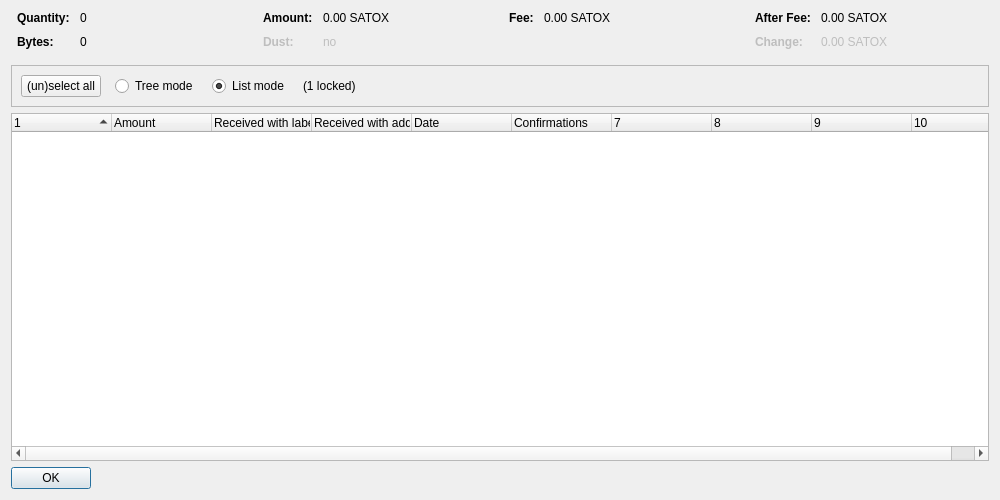
<?xml version="1.0" encoding="UTF-8"?>
<ui version="4.0">
 <class>CoinControlDialog</class>
 <widget class="QDialog" name="CoinControlDialog">
  <property name="geometry">
   <rect>
    <x>0</x>
    <y>0</y>
    <width>1000</width>
    <height>500</height>
   </rect>
  </property>
  <property name="windowTitle">
   <string>Coin Selection</string>
  </property>
  <layout class="QVBoxLayout" name="verticalLayout">
   <item>
    <layout class="QHBoxLayout" name="horizontalLayoutTop" stretch="0,0,0,0">
     <property name="topMargin">
      <number>0</number>
     </property>
     <property name="bottomMargin">
      <number>10</number>
     </property>
     <item>
      <layout class="QFormLayout" name="formLayoutCoinControl1">
       <property name="horizontalSpacing">
        <number>10</number>
       </property>
       <property name="verticalSpacing">
        <number>10</number>
       </property>
       <property name="leftMargin">
        <number>6</number>
       </property>
       <property name="rightMargin">
        <number>6</number>
       </property>
       <item row="0" column="0">
        <widget class="QLabel" name="labelCoinControlQuantityText">
         <property name="font">
          <font>
           <weight>75</weight>
           <bold>true</bold>
          </font>
         </property>
         <property name="text">
          <string>Quantity:</string>
         </property>
        </widget>
       </item>
       <item row="0" column="1">
        <widget class="QLabel" name="labelCoinControlQuantity">
         <property name="cursor">
          <cursorShape>IBeamCursor</cursorShape>
         </property>
         <property name="contextMenuPolicy">
          <enum>Qt::ActionsContextMenu</enum>
         </property>
         <property name="text">
          <string notr="true">0</string>
         </property>
         <property name="textInteractionFlags">
          <set>Qt::LinksAccessibleByMouse|Qt::TextSelectableByKeyboard|Qt::TextSelectableByMouse</set>
         </property>
        </widget>
       </item>
       <item row="1" column="0">
        <widget class="QLabel" name="labelCoinControlBytesText">
         <property name="font">
          <font>
           <weight>75</weight>
           <bold>true</bold>
          </font>
         </property>
         <property name="text">
          <string>Bytes:</string>
         </property>
        </widget>
       </item>
       <item row="1" column="1">
        <widget class="QLabel" name="labelCoinControlBytes">
         <property name="cursor">
          <cursorShape>IBeamCursor</cursorShape>
         </property>
         <property name="contextMenuPolicy">
          <enum>Qt::ActionsContextMenu</enum>
         </property>
         <property name="text">
          <string notr="true">0</string>
         </property>
         <property name="textInteractionFlags">
          <set>Qt::LinksAccessibleByMouse|Qt::TextSelectableByKeyboard|Qt::TextSelectableByMouse</set>
         </property>
        </widget>
       </item>
      </layout>
     </item>
     <item>
      <layout class="QFormLayout" name="formLayoutCoinControl2">
       <property name="horizontalSpacing">
        <number>10</number>
       </property>
       <property name="verticalSpacing">
        <number>10</number>
       </property>
       <property name="leftMargin">
        <number>6</number>
       </property>
       <property name="rightMargin">
        <number>6</number>
       </property>
       <item row="0" column="0">
        <widget class="QLabel" name="labelCoinControlAmountText">
         <property name="font">
          <font>
           <weight>75</weight>
           <bold>true</bold>
          </font>
         </property>
         <property name="text">
          <string>Amount:</string>
         </property>
        </widget>
       </item>
       <item row="0" column="1">
        <widget class="QLabel" name="labelCoinControlAmount">
         <property name="cursor">
          <cursorShape>IBeamCursor</cursorShape>
         </property>
         <property name="contextMenuPolicy">
          <enum>Qt::ActionsContextMenu</enum>
         </property>
         <property name="text">
          <string notr="true">0.00 SATOX</string>
         </property>
         <property name="textInteractionFlags">
          <set>Qt::LinksAccessibleByMouse|Qt::TextSelectableByKeyboard|Qt::TextSelectableByMouse</set>
         </property>
        </widget>
       </item>
       <item row="1" column="0">
        <widget class="QLabel" name="labelCoinControlLowOutputText">
         <property name="enabled">
          <bool>false</bool>
         </property>
         <property name="font">
          <font>
           <weight>75</weight>
           <bold>true</bold>
          </font>
         </property>
         <property name="text">
          <string>Dust:</string>
         </property>
        </widget>
       </item>
       <item row="1" column="1">
        <widget class="QLabel" name="labelCoinControlLowOutput">
         <property name="enabled">
          <bool>false</bool>
         </property>
         <property name="cursor">
          <cursorShape>IBeamCursor</cursorShape>
         </property>
         <property name="contextMenuPolicy">
          <enum>Qt::ActionsContextMenu</enum>
         </property>
         <property name="text">
          <string notr="true">no</string>
         </property>
         <property name="textInteractionFlags">
          <set>Qt::LinksAccessibleByMouse|Qt::TextSelectableByKeyboard|Qt::TextSelectableByMouse</set>
         </property>
        </widget>
       </item>
      </layout>
     </item>
     <item>
      <layout class="QFormLayout" name="formLayoutCoinControl3">
       <property name="horizontalSpacing">
        <number>10</number>
       </property>
       <property name="verticalSpacing">
        <number>10</number>
       </property>
       <property name="leftMargin">
        <number>6</number>
       </property>
       <property name="rightMargin">
        <number>6</number>
       </property>
       <item row="0" column="0">
        <widget class="QLabel" name="labelCoinControlFeeText">
         <property name="font">
          <font>
           <weight>75</weight>
           <bold>true</bold>
          </font>
         </property>
         <property name="text">
          <string>Fee:</string>
         </property>
        </widget>
       </item>
       <item row="0" column="1">
        <widget class="QLabel" name="labelCoinControlFee">
         <property name="cursor">
          <cursorShape>IBeamCursor</cursorShape>
         </property>
         <property name="contextMenuPolicy">
          <enum>Qt::ActionsContextMenu</enum>
         </property>
         <property name="text">
          <string notr="true">0.00 SATOX</string>
         </property>
         <property name="textInteractionFlags">
          <set>Qt::LinksAccessibleByMouse|Qt::TextSelectableByKeyboard|Qt::TextSelectableByMouse</set>
         </property>
        </widget>
       </item>
      </layout>
     </item>
     <item>
      <layout class="QFormLayout" name="formLayoutCoinControl4">
       <property name="horizontalSpacing">
        <number>10</number>
       </property>
       <property name="verticalSpacing">
        <number>10</number>
       </property>
       <property name="leftMargin">
        <number>6</number>
       </property>
       <property name="rightMargin">
        <number>6</number>
       </property>
       <item row="0" column="0">
        <widget class="QLabel" name="labelCoinControlAfterFeeText">
         <property name="font">
          <font>
           <weight>75</weight>
           <bold>true</bold>
          </font>
         </property>
         <property name="text">
          <string>After Fee:</string>
         </property>
        </widget>
       </item>
       <item row="0" column="1">
        <widget class="QLabel" name="labelCoinControlAfterFee">
         <property name="cursor">
          <cursorShape>IBeamCursor</cursorShape>
         </property>
         <property name="contextMenuPolicy">
          <enum>Qt::ActionsContextMenu</enum>
         </property>
         <property name="text">
          <string notr="true">0.00 SATOX</string>
         </property>
         <property name="textInteractionFlags">
          <set>Qt::LinksAccessibleByMouse|Qt::TextSelectableByKeyboard|Qt::TextSelectableByMouse</set>
         </property>
        </widget>
       </item>
       <item row="1" column="0">
        <widget class="QLabel" name="labelCoinControlChangeText">
         <property name="enabled">
          <bool>false</bool>
         </property>
         <property name="font">
          <font>
           <weight>75</weight>
           <bold>true</bold>
          </font>
         </property>
         <property name="text">
          <string>Change:</string>
         </property>
        </widget>
       </item>
       <item row="1" column="1">
        <widget class="QLabel" name="labelCoinControlChange">
         <property name="enabled">
          <bool>false</bool>
         </property>
         <property name="cursor">
          <cursorShape>IBeamCursor</cursorShape>
         </property>
         <property name="contextMenuPolicy">
          <enum>Qt::ActionsContextMenu</enum>
         </property>
         <property name="text">
          <string notr="true">0.00 SATOX</string>
         </property>
         <property name="textInteractionFlags">
          <set>Qt::LinksAccessibleByMouse|Qt::TextSelectableByKeyboard|Qt::TextSelectableByMouse</set>
         </property>
        </widget>
       </item>
      </layout>
     </item>
    </layout>
   </item>
   <item>
    <widget class="QFrame" name="frame">
     <property name="minimumSize">
      <size>
       <width>0</width>
       <height>40</height>
      </size>
     </property>
     <property name="frameShape">
      <enum>QFrame::StyledPanel</enum>
     </property>
     <property name="frameShadow">
      <enum>QFrame::Sunken</enum>
     </property>
     <layout class="QHBoxLayout" name="horizontalLayout">
      <item>
       <layout class="QHBoxLayout" name="horizontalLayoutPanel" stretch="0,0,0,0,0">
        <property name="spacing">
         <number>14</number>
        </property>
        <item>
         <widget class="QPushButton" name="pushButtonSelectAll">
          <property name="sizePolicy">
           <sizepolicy hsizetype="Maximum" vsizetype="Fixed">
            <horstretch>0</horstretch>
            <verstretch>0</verstretch>
           </sizepolicy>
          </property>
          <property name="text">
           <string>(un)select all</string>
          </property>
          <property name="autoDefault">
           <bool>false</bool>
          </property>
         </widget>
        </item>
        <item>
         <widget class="QRadioButton" name="radioTreeMode">
          <property name="sizePolicy">
           <sizepolicy hsizetype="Maximum" vsizetype="Fixed">
            <horstretch>0</horstretch>
            <verstretch>0</verstretch>
           </sizepolicy>
          </property>
          <property name="text">
           <string>Tree mode</string>
          </property>
         </widget>
        </item>
        <item>
         <widget class="QRadioButton" name="radioListMode">
          <property name="sizePolicy">
           <sizepolicy hsizetype="Maximum" vsizetype="Fixed">
            <horstretch>0</horstretch>
            <verstretch>0</verstretch>
           </sizepolicy>
          </property>
          <property name="text">
           <string>List mode</string>
          </property>
          <property name="checked">
           <bool>true</bool>
          </property>
         </widget>
        </item>
        <item>
         <widget class="QLabel" name="labelLocked">
          <property name="text">
           <string notr="true">(1 locked)</string>
          </property>
         </widget>
        </item>
        <item>
         <spacer name="horizontalSpacer">
          <property name="orientation">
           <enum>Qt::Horizontal</enum>
          </property>
          <property name="sizeHint" stdset="0">
           <size>
            <width>40</width>
            <height>20</height>
           </size>
          </property>
         </spacer>
        </item>
       </layout>
      </item>
     </layout>
    </widget>
   </item>
   <item>
    <widget class="CoinControlTreeWidget" name="treeWidget">
     <property name="contextMenuPolicy">
      <enum>Qt::CustomContextMenu</enum>
     </property>
     <property name="sortingEnabled">
      <bool>false</bool>
     </property>
     <property name="columnCount">
      <number>10</number>
     </property>
     <attribute name="headerShowSortIndicator" stdset="0">
      <bool>true</bool>
     </attribute>
     <attribute name="headerStretchLastSection">
      <bool>false</bool>
     </attribute>
     <column>
      <property name="text">
       <string/>
      </property>
     </column>
     <column>
      <property name="text">
       <string>Amount</string>
      </property>
     </column>
     <column>
      <property name="text">
       <string>Received with label</string>
      </property>
     </column>
     <column>
      <property name="text">
       <string>Received with address</string>
      </property>
     </column>
     <column>
      <property name="text">
       <string>Date</string>
      </property>
     </column>
     <column>
      <property name="text">
       <string>Confirmations</string>
      </property>
      <property name="toolTip">
       <string>Confirmed</string>
      </property>
     </column>
     <column>
      <property name="text">
       <string/>
      </property>
     </column>
     <column>
      <property name="text">
       <string/>
      </property>
     </column>
     <column>
      <property name="text">
       <string/>
      </property>
     </column>
     <column>
      <property name="text">
       <string/>
      </property>
     </column>
    </widget>
   </item>
   <item>
    <widget class="QDialogButtonBox" name="buttonBox">
     <property name="sizePolicy">
      <sizepolicy hsizetype="Maximum" vsizetype="Fixed">
       <horstretch>0</horstretch>
       <verstretch>0</verstretch>
      </sizepolicy>
     </property>
     <property name="orientation">
      <enum>Qt::Horizontal</enum>
     </property>
     <property name="standardButtons">
      <set>QDialogButtonBox::Ok</set>
     </property>
    </widget>
   </item>
  </layout>
 </widget>
 <customwidgets>
  <customwidget>
   <class>CoinControlTreeWidget</class>
   <extends>QTreeWidget</extends>
   <header>coincontroltreewidget.h</header>
  </customwidget>
 </customwidgets>
 <resources/>
 <connections/>
</ui>
